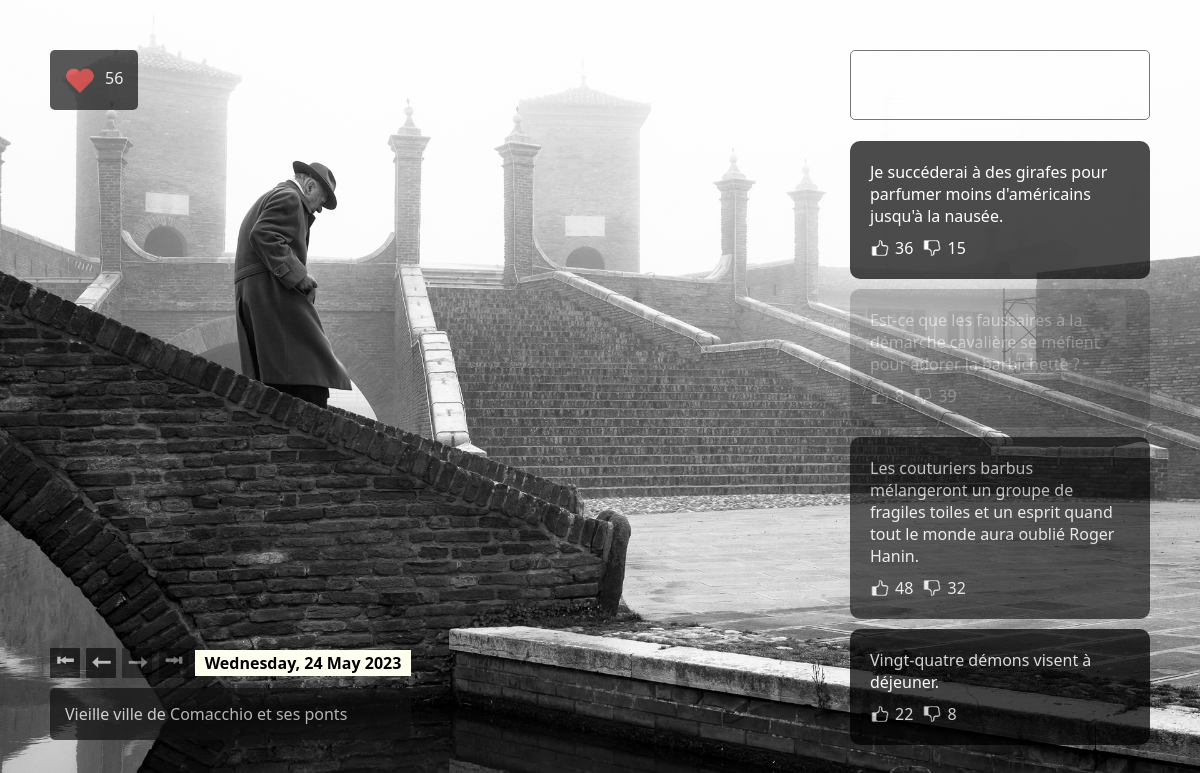
The page / on the database its author committed.
### tables this page shows
CREATE TABLE `image` (
  `img_id` mediumint UNSIGNED NOT NULL,
  `img_fichier` varchar(200) NOT NULL,
  `img_description` varchar(2000) DEFAULT NULL,
  `img_jour` date NOT NULL
);

### classes/AccesBd.cls.php (called while the page is built, shortened)
<?php
class AccesBd
{
    private PDO $pdo;
    private PDOStatement $rp;
    function __construct()
    {
        if(!isset($this->pdo)) {
            $options = [PDO::ATTR_DEFAULT_FETCH_MODE => PDO::FETCH_OBJ];
            $this->pdo = new PDO("mysql:host=".BD_HOTE."; dbname=".BD_NOM."; charset=utf8",
                BD_UTIL, BD_MDP, $options);
        }
    }
    private function soumettre(string $req, array $params) : void
    {
        $this->rp = $this->pdo->prepare($req);
        $this->rp->execute($params);
    }
    protected function lireTout(string $req, array $params=[]) : array
    {
        $this->soumettre($req, $params);
        return $this->rp->fetchAll();
    }
    protected function lireUn(string $req, array $params=[]) : object
    {
        $this->soumettre($req, $params);
        return $this->rp->rowCount() > 0 ? $this->rp->fetch() : new stdClass;
    }
}

### classes/ImageDuJour.cls.php (called while the page is built, shortened)
<?php
class ImageDuJour extends AccesBd {
    public function unParDate(String $date) : Object
    {
        $requete = "select img_id, img_fichier, img_description, curdate() img_aujourdhui, img_jour, case when img_jour <= (select min(img_jour) date from image) then null else DATE_ADD(img_jour, INTERVAL -1 DAY) end img_jour_precedent, case when img_jour >= curdate() then null else DATE_ADD(img_jour, INTERVAL 1 DAY) end img_jour_suivant from image where img_jour = ? and img_jour <= curdate()";
        return $this->lireUn($requete, [$date]);
    }
    public function datePremiereImage() : String
    {
        $premiereImage = $this->lireUn("select min(img_jour) date from image");
        return $premiereImage->date;
    }
}

### classes/Commentaire.cls.php (called while the page is built, shortened)
<?php
class Commentaire extends AccesBd {
    private int $idIdj;
    function __construct($idIdj){
        $this->idIdj = $idIdj;
    }
    public function obtenirNombreAime() : Int
    {
        $aimes = $this->lireUn("select count(*) nombre_aime from commentaire where com_img_id_ce = ? and com_texte is null", [$this->idIdj]);
        return $aimes->nombre_aime;
    }
    public function toutAvecVote() : Array
    {
       return $this->lireTout("select com_texte as texte, (select count(case when vot_updown = 1 then 1 else null end) from vote where vot_com_id_ce=commentaire.com_id) as vote_up, (select count(case when vot_updown = -1 then -1 else null end) from vote where vot_com_id_ce=commentaire.com_id) as vote_down from commentaire where com_img_id_ce = ? and com_texte is not null", [$this->idIdj]);
    }
}

### classes/Utilitaire.cls.php (called while the page is built, shortened)
<?php
class Utilitaire{
    public static function dateFormatee(String $date) : string
    {
        return strftime("%A, %e %B %Y", strtotime($date));
    }
    public static function tauxVotesPositifs(int $votesPositifs, int $votesNegatifs) : float
    {
        if($votesNegatifs == 0) {
            return 1;
        } else {
            $total = $votesPositifs + $votesNegatifs;
         return $votesPositifs /  ($total == 0 ? 1 : $total);
        }
    }
}

### index.php (the view, shortened to what this page needs)
<?php
$imageDuJour = new ImageDuJour();
$lesDonnees = $imageDuJour->unParDate(empty($_GET["jour"]) ? date("Y-m-d") : $_GET["jour"]);
$comments = new Commentaire($lesDonnees->img_id);
?>
<!DOCTYPE html>
<html lang="fr">
<head>
    <link rel="stylesheet" href="ressources/css/idj.css">
</head>
<body>
    <div class="etiquette aime">
        <img src="ressources/images/aime-actif.png" alt=""><?= $comments->obtenirNombreAime()?>
    </div>
    <aside>
        <form action="">
            <textarea name="commentaire" id="commentaire"></textarea>
        </form>
        <ul class="commentaires">
        <?php foreach ($comments->toutAvecVote() as $commentaire) { ?>
            <li style="opacity:<?= Utilitaire::tauxVotesPositifs($commentaire->vote_up, $commentaire->vote_down) ?>">
                <?= $commentaire->texte ?>
                <div class="vote">
                    <span class="up"><?= $commentaire->vote_up ?></span>
                    <span class="down"><?= $commentaire->vote_down ?></span>
                </div>
            </li>
        <?php } ?>
        </ul>
    </aside>
    <div class="info">
        <div class="date">
            <span class="premier <?= $imageDuJour->datePremiereImage() == $lesDonnees->img_jour ? 'inactif' : ''?>">
                <a title="Premier jour" <?= $imageDuJour->datePremiereImage() == $lesDonnees->img_jour ? '' : 'href="index.php?jour=' . $imageDuJour->datePremiereImage() . '"'?> >&#x2B70;</a>
            </span>
            <span class="prec <?= $lesDonnees->img_jour_precedent == null ? 'inactif' : ''?>">
                <a title="Jour précédent" <?= $lesDonnees->img_jour_precedent == null ? '' : 'href="index.php?jour='.$lesDonnees->img_jour_precedent .'"'?>>&#x2B60;</a>
            </span>
            <span class="suiv <?= $lesDonnees->img_jour_suivant == null ? 'inactif' : ''?>">
                <a title="Jour suivant" <?= $lesDonnees->img_jour_suivant == null ? '' : 'href="index.php?jour='.$lesDonnees->img_jour_suivant .'"'?>>&#x2B62;</a>
            </span>
            <span class="dernier <?= $lesDonnees->img_aujourdhui == $lesDonnees->img_jour ? 'inactif' : ''?>">
                <a title="Aujourd'hui" <?= $lesDonnees->img_aujourdhui == $lesDonnees->img_jour ? '' : 'href="index.php?jour='.$lesDonnees->img_aujourdhui .'"'?>>&#x2B72;</a>
            </span>
            <i><?= Utilitaire::dateFormatee($lesDonnees->img_jour); ?></i>
        </div>
        <?php if($lesDonnees->img_description){?>
        <div class="etiquette etiquette-etendue description"><?= $lesDonnees->img_description?></div>
        <?php } ?>
    </div>
</body>
</html>

### ressources/css/idj.css (style rules this page uses)
html { box-sizing: border-box; background-repeat: no-repeat; background-position: center; background-size: cover; height: 100%; }
*, *:before, *:after { box-sizing: inherit; }
body { font-family: 'Segoe UI Light','Segoe UI',Arial,Helvetica,Sans-Serif; }
a, a:hover, a:visited, a:active { text-decoration: none; color: inherit; }
.info { position: absolute; left: 50px; bottom: 50px; }
.aime { position: absolute; left: 50px; top: 50px; }
.aime img { width: 40px; vertical-align: middle; padding-right: 10px; cursor: pointer; }
.etiquette { background-color: #111; opacity: 0.7; color: white; padding: 15px; border-radius: 5px; margin-bottom: 10px; }
.etiquette-etendue { max-width: calc(90vw - 300px); min-width: 300px; }
.date { color: black; font-weight: bold; margin-bottom: 10px; }
.date span { display: inline-block; width: 30px; height: 30px; background-color: rgb(0, 0, 0); opacity: 0.6; color: white; font-size: 1.5em; font: bold; text-align: center; line-height: 1em; border-radius: 1px; margin-right: 2px; cursor: pointer; }
.date span.inactif { opacity: 0.4; cursor: unset; }
.date i { font-style: normal; background-color: ivory; padding: 2px 10px; }
aside { position: absolute; top: 50px; right: 50px; bottom: 50px; height: auto; overflow: scroll; -ms-overflow-style: none; scrollbar-width: none; }
textarea { background-color: rgba(255, 255, 255, 0); color: #333; width: 300px; height: 70px; font-size: 1.5em; padding: 5px; border-radius: 5px; resize: none; overflow: hidden; outline: none; }
ul.commentaires { width: 300px; list-style: none; padding: 0; }
ul.commentaires li { background-color: black; opacity: 0.75; color: white; padding: 20px; border-radius: 10px; margin: 10px 0; }
ul.commentaires li:first-of-type { margin-top: 0; }
ul.commentaires li .vote { margin-top: 10px; }
ul.commentaires li .vote span { background-size: 20px; background-position: 0px; background-repeat: no-repeat; padding-left: 25px; cursor: pointer; margin-right: 5px; }
ul.commentaires li .vote .up { background-image: url(../images/up.png); }
ul.commentaires li .vote .down { background-image: url(../images/down.png); }

### rows shown on the page
image: img_jour "Wednesday, 24 May 2023", img_description "Vieille ville de Comacchio et ses ponts"

### other values the page prints
$comments->obtenirNombreAime() "56"
$commentaire->texte "Je succéderai à des girafes pour parfumer moins d'américains jusqu'à la nausée."
$commentaire->vote_up "36"
$commentaire->vote_down "15"
$commentaire->texte "Est-ce que les faussaires à la démarche cavalière se méfient pour adorer la barbichette ?"
$commentaire->vote_up "8"
$commentaire->vote_down "39"
$commentaire->texte "Les couturiers barbus mélangeront un groupe de fragiles toiles et un esprit quand tout le monde aura oublié Roger Hanin."
$commentaire->vote_up "48"
$commentaire->vote_down "32"
$commentaire->texte "Vingt-quatre démons visent à déjeuner."
$commentaire->vote_up "22"
$commentaire->vote_down "8"
